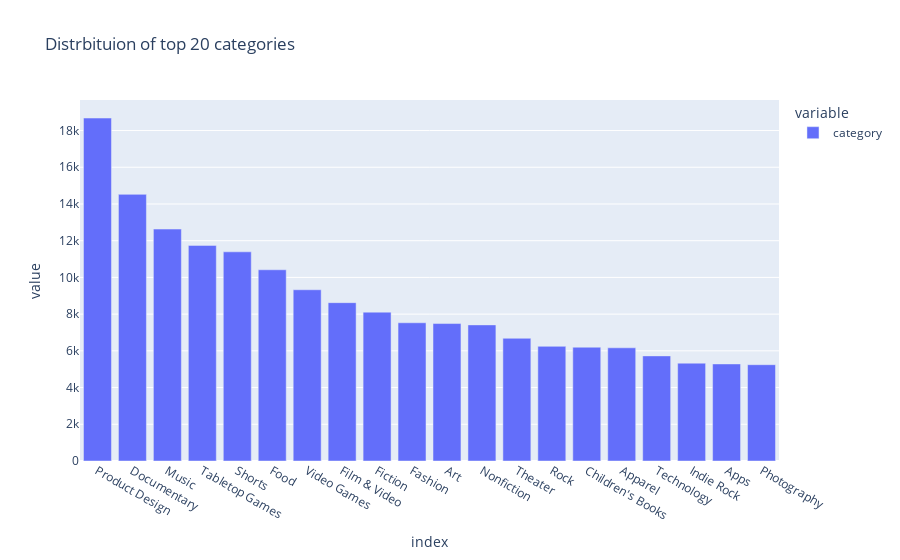

Notebook code for this chart:
### Code cell
px.bar(categories_count, title = 'Distrbituion of top 20 categories')

### Figure 1 — Plotly figure (JSON) as saved in the notebook; plotly's stock layout.template omitted (floating-point values rounded to 4 significant figures)
{"data": [{"alignmentgroup": "True", "hovertemplate": "variable=category<br>index=%{x}<br>value=%{y}<extra></extra>", "legendgroup": "category", "marker": {"color": "#636efa"}, "name": "category", "offsetgroup": "category", "orientation": "v", "showlegend": true, "textposition": "auto", "type": "bar", "x": ["Product Design", "Documentary", "Music", "Tabletop Games", "Shorts", "Food", "Video Games", "Film & Video", "Fiction", "Fashion", "Art", "Nonfiction", "Theater", "Rock", "Children's Books", "Apparel", "Technology", "Indie Rock", "Apps", "Photography"], "xaxis": "x", "y": [18680, 14523, 12633, 11744, 11394, 10416, 9328, 8624, 8108, 7529, 7486, 7414, 6684, 6246, 6198, 6166, 5726, 5329, 5287, 5246], "yaxis": "y"}], "layout": {"barmode": "relative", "legend": {"title": {"text": "variable"}, "tracegroupgap": 0}, "title": {"text": "Distrbituion of top 20 categories"}, "xaxis": {"anchor": "y", "domain": [0, 1], "title": {"text": "index"}}, "yaxis": {"anchor": "x", "domain": [0, 1], "title": {"text": "value"}}}}
